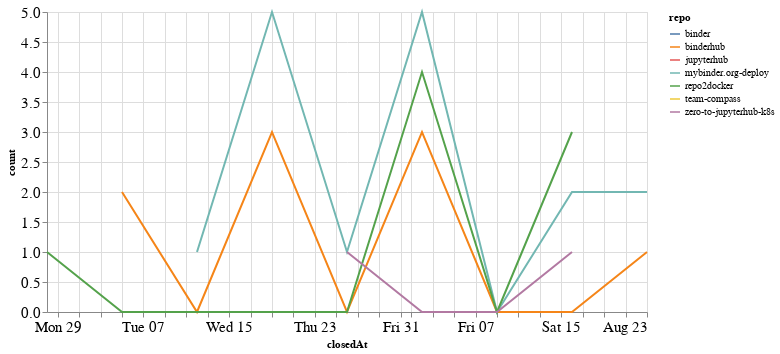

The cell this chart's notebook holds for it:
### Code cell
closed_by_time = closed_by.groupby('repo').resample('W', on='closedAt').count()['author'].reset_index()
closed_by_time = closed_by_time.rename(columns={'author': 'count'})

alt.Chart(closed_by_time, width=600).mark_line().encode(
    x='closedAt',
    y='count',
    color='repo',
    tooltip="repo"
)

### Figure 1 — Vega-Lite specification as saved in the notebook (floating-point values rounded to 4 significant figures)
{"config": {"axisLeft": {"labelFontSize": 15}, "axisBottom": {"labelFontSize": 15}}, "data": {"name": "data-a7e18a674b8b532f6fdee8e8fff57f95"}, "mark": "line", "encoding": {"color": {"type": "nominal", "field": "repo"}, "tooltip": {"type": "nominal", "field": "repo"}, "x": {"type": "temporal", "field": "closedAt"}, "y": {"type": "quantitative", "field": "count"}}, "width": 600, "$schema": "https://vega.github.io/schema/vega-lite/v4.8.1.json", "datasets": {"data-a7e18a674b8b532f6fdee8e8fff57f95": [{"repo": "binder", "closedAt": "2020-07-26T00:00:00", "count": 1}, {"repo": "binderhub", "closedAt": "2020-07-05T00:00:00", "count": 2}, {"repo": "binderhub", "closedAt": "2020-07-12T00:00:00", "count": 0}, {"repo": "binderhub", "closedAt": "2020-07-19T00:00:00", "count": 3}, {"repo": "binderhub", "closedAt": "2020-07-26T00:00:00", "count": 0}, {"repo": "binderhub", "closedAt": "2020-08-02T00:00:00", "count": 3}, {"repo": "binderhub", "closedAt": "2020-08-09T00:00:00", "count": 0}, {"repo": "binderhub", "closedAt": "2020-08-16T00:00:00", "count": 0}, {"repo": "binderhub", "closedAt": "2020-08-23T00:00:00", "count": 1}, {"repo": "jupyterhub", "closedAt": "2020-08-16T00:00:00", "count": 1}, {"repo": "mybinder.org-deploy", "closedAt": "2020-07-12T00:00:00", "count": 1}, {"repo": "mybinder.org-deploy", "closedAt": "2020-07-19T00:00:00", "count": 5}, {"repo": "mybinder.org-deploy", "closedAt": "2020-07-26T00:00:00", "count": 1}, {"repo": "mybinder.org-deploy", "closedAt": "2020-08-02T00:00:00", "count": 5}, {"repo": "mybinder.org-deploy", "closedAt": "2020-08-09T00:00:00", "count": 0}, {"repo": "mybinder.org-deploy", "closedAt": "2020-08-16T00:00:00", "count": 2}, {"repo": "mybinder.org-deploy", "closedAt": "2020-08-23T00:00:00", "count": 2}, {"repo": "repo2docker", "closedAt": "2020-06-28T00:00:00", "count": 1}, {"repo": "repo2docker", "closedAt": "2020-07-05T00:00:00", "count": 0}, {"repo": "repo2docker", "closedAt": "2020-07-12T00:00:00", "count": 0}, {"repo": "repo2docker", "closedAt": "2020-07-19T00:00:00", "count": 0}, {"repo": "repo2docker", "closedAt": "2020-07-26T00:00:00", "count": 0}, {"repo": "repo2docker", "closedAt": "2020-08-02T00:00:00", "count": 4}, {"repo": "repo2docker", "closedAt": "2020-08-09T00:00:00", "count": 0}, {"repo": "repo2docker", "closedAt": "2020-08-16T00:00:00", "count": 3}, {"repo": "team-compass", "closedAt": "2020-06-28T00:00:00", "count": 1}, {"repo": "zero-to-jupyterhub-k8s", "closedAt": "2020-07-26T00:00:00", "count": 1}, {"repo": "zero-to-jupyterhub-k8s", "closedAt": "2020-08-02T00:00:00", "count": 0}, {"repo": "zero-to-jupyterhub-k8s", "closedAt": "2020-08-09T00:00:00", "count": 0}, {"repo": "zero-to-jupyterhub-k8s", "closedAt": "2020-08-16T00:00:00", "count": 1}]}}
